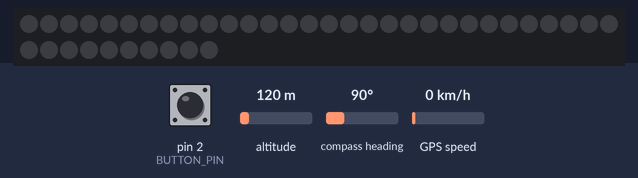
A sketch run on a simulated Arduino Uno, built with avr-gcc and run on an emulated ATmega328P. Parts: 40 RGB LEDs in strip order, left to right, continuing on the next row. The test bench sets the inputs (shaded band); at power-on: pin 2 (BUTTON_PIN) HIGH, GPS speed 0 km/h, altitude 120 m, compass heading 90°. Dim RGB values are drawn brighter than linear; EEPROM starts erased; the GPS gets a fix after 3 s at 37.7749, -122.4194 with 8 satellites.

Above: at 3.8 s.
3.9 s: pin 2 (BUTTON_PIN) pulled LOW for 3 s
At 11.3 s:
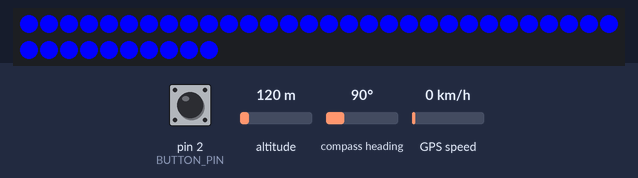
11.9 s: GPS speed set to 2 km/h
17.5 s: GPS speed set to 90 km/h
At 20.2 s:
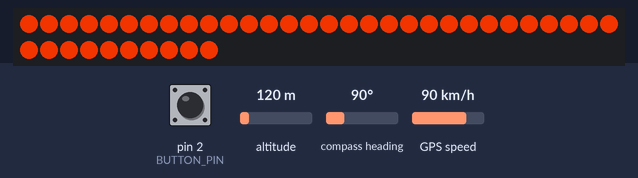
21.0 s: GPS speed set to 30 km/h
At 23.9 s:
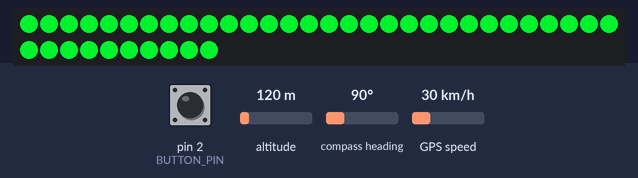
24.5 s: GPS speed set to 2 km/h
At 25.28 s:
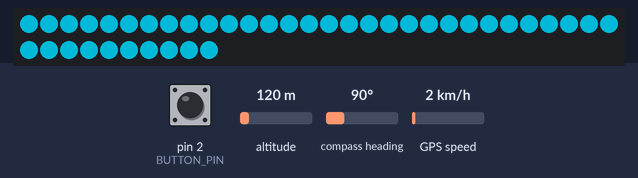

Measured:
- after the input at 3.9 s, the LEDs: first change after 2.2 s (image 1 shows a later state)
- after the input at 24.5 s, the LEDs: first change after 0.38 s (image 4 shows a later state)

The sketch:

InteriorLeds.ino
```cpp
/*
___.           ________                .__   .________ _______________  _______  _______       ___  ___
\_ |__ ___.__. \_____  \_______   ____ |  |  |   ____//  _____/\   _  \ \   _  \ \   _  \     /  /  \  \    /\
 | __ <   |  |  /   |   \_  __ \_/ __ \|  |  |____  \/   __  \ /  /_\  \/  /_\  \/  /_\  \   /  /    \  \   \/
 | \_\ \___  | /    |    \  | \/\  ___/|  |__/       \  |__\  \\  \_/   \  \_/   \  \_/   \ (  (      )  )  /\
 |___  / ____| \_______  /__|    \___  >____/______  /\_____  / \_____  /\_____  /\_____  /  \  \    /  /   )/
     \/\/              \/            \/            \/       \/        \/       \/       \/    \__\  /__/
*/

#include <FastLED.h>
#include <TinyGPSPlus.h>
#include <SoftwareSerial.h>
#include <EEPROM.h>

/* CONFIG */
#define LED_PIN     	7
#define BUTTON_PIN  	2
#define NUM_LEDS    	40 	// Number of leds
#define TIMEZONE		2 	// Your country timezone, beacuse the GPS gets the global time
#define KMPH 				// comment this line if you use mp/h
#define SPEEDMULTIPLY 	1.6 // This is the top speed which will display red leds, 1.6 means 100kmp/h or 100mp/h, by this calculation: 160 / (KMP/H or MP/H to top speed) = This value (Speed measurment is depends on the previous define)
#define AFTERNOON 		15 	// "Night time" - The time when the leds will start display the interior leds (Don't forget to set the timezone value)
#define MORNING 		6 	// "Morning time" - The time when the leds won't work until the night time (Don't forget to set the timezone value & Remember that it's still possible to be activated with a button click)

//#define DEBUG 			// debug mode

static const int RXPin = 3, TXPin = 4;
static const uint32_t GPSBaud = 9600;

/* CONFIG END */

CRGB leds[NUM_LEDS];
// The TinyGPSPlus object
TinyGPSPlus gps;

// The serial connection to the GPS device
SoftwareSerial ss(RXPin, TXPin);

void SetLedColors(int h);
bool forceDisable = false;

void setup() {
	#if defined(DEBUG)
		Serial.begin(115200);
	#endif
	pinMode(BUTTON_PIN, INPUT_PULLUP);
	ss.begin(GPSBaud);

	FastLED.addLeds<WS2812, LED_PIN, GRB>(leds, NUM_LEDS);
	fill_solid(leds, NUM_LEDS, CRGB::Black);
	FastLED.show();

	forceDisable = EEPROM.read(0) == 1;
	#if defined(DEBUG)
		Serial.print("Reading EEPROM, forceDisable: ");
		Serial.println(forceDisable);
	#endif
}

int lastColor = 160;
int hour = -1;
bool effectStarted;
void StartEffect()
{
  effectStarted = true;
  for(int i = 255; i > 160; i--)
  {
    SetLedColors(i);
    delay(50);
  }
  delay(5000);
}

void loop() {
  // Dispatch incoming characters
  while (ss.available() > 0)
    gps.encode(ss.read());

  while (!effectStarted)
  {
    if(digitalRead(BUTTON_PIN) == LOW) // Button press when morning time or gps didn't get the time yet
    {
	  #if defined(DEBUG)
			Serial.println("Button pressed");
	  #endif
      EEPROM.update(0, 0);
      StartEffect();
      continue;
    }
    while (ss.available() > 0)
      gps.encode(ss.read());

    if(gps.time.isUpdated())
    {
      int second = gps.time.second();
      if (second == 0)
        continue;
      hour = gps.time.hour() + TIMEZONE;
	  #if defined(DEBUG)
		  Serial.print("Hour: ");
		  Serial.println(hour);
		  Serial.println("Second: ");
		  Serial.println(second);
	  #endif

      if(hour > AFTERNOON || hour < MORNING)
      {
		#if defined(DEBUG)
			Serial.println("Night");
		#endif
        StartEffect();
      }
      else
      {
        delay(3000);
      }
    }

  }
  if(digitalRead(BUTTON_PIN) == LOW) // Button press after getting the time
  {
    forceDisable = !forceDisable;
    if(forceDisable)
    {
      // Turn off all LEDs
	  #if defined(DEBUG)
		Serial.println("Turning off all LEDs");
	  #endif
      fill_solid(leds, NUM_LEDS, CRGB::Black);
      FastLED.show();
    }
    else
    {
      // Turn on all LEDs
	  #if defined(DEBUG)
		Serial.println("Turning on");
	  #endif
      StartEffect();
    }
    EEPROM.write(0, (forceDisable ? 1 : 0));
    delay(1500);
  }

  if (!forceDisable && gps.speed.isUpdated()) // When gps updates the speed, we update the color
  {
	#if defined(KMPH)
    double speed = gps.speed.kmph();
	#else
	double speed = gps.speed.mph();
	#endif
    SetColorsToSpeed(speed);
  }


}

void SetColorsToSpeed(float speed)
{
  float color = 160 - (speed * SPEEDMULTIPLY);
  if (color < 1) color = 1;
  int h = (int)color;
  if (h > lastColor) // Slowing down
  {
    for(; lastColor < h; lastColor++)
    {
      SetLedColors(lastColor);
      delay(10);
    }
  }
  else if (h < lastColor) // Speeding up
  {
    for(; lastColor > h; lastColor--)
    {
      SetLedColors(lastColor);
      delay(10);
    }
  }
  lastColor = h;
}

void SetLedColors(int h)
{
  if(forceDisable) return;
  fill_solid(leds, NUM_LEDS, CHSV(h, 255, 255));
  FastLED.show();
  FastLED.setCorrection(TypicalLEDStrip);
}
```
